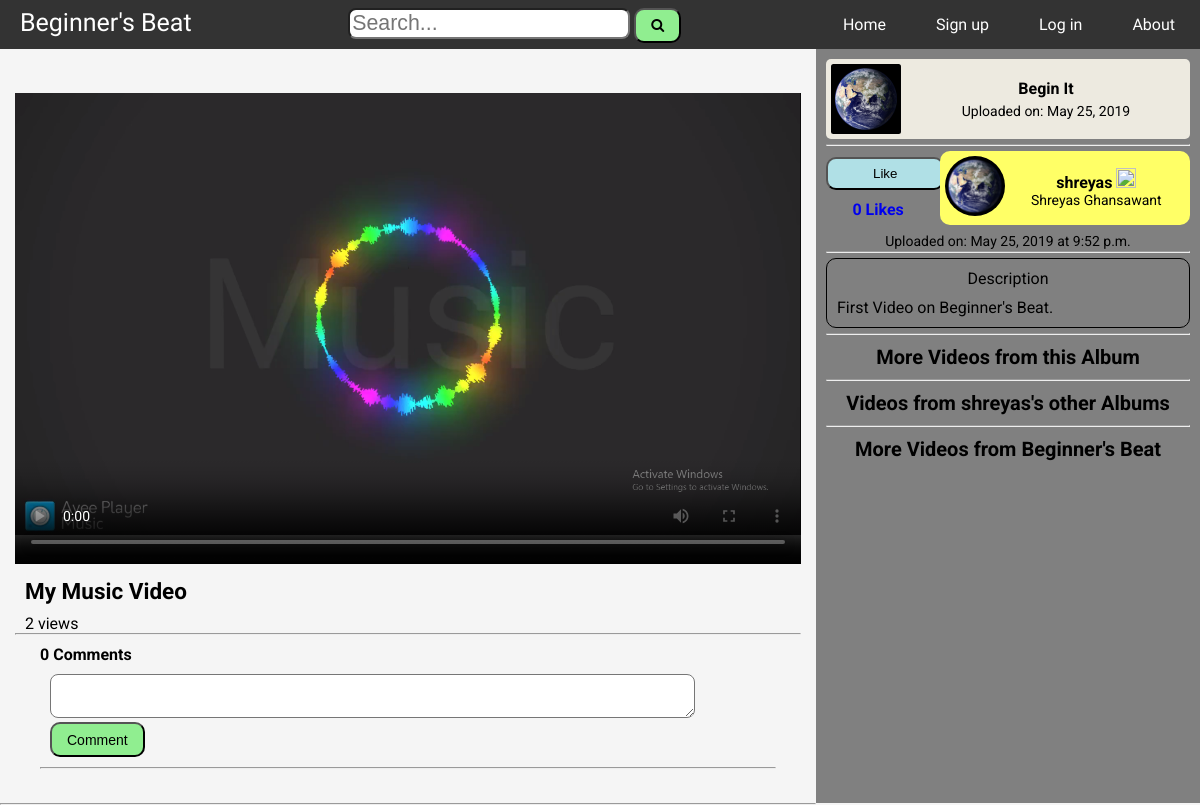
The page /video_id=1/ on the database its author committed.
### beat/models.py (models this page shows, shortened)
class Video(models.Model):
    thumbnail = models.ImageField(upload_to='thumbnails/', default="thumbnails/no_thumb.png", validators=[FileExtensionValidator(allowed_extensions=['jpg', 'png', 'jpeg'])])
    title = models.CharField(max_length=75)
    description = models.TextField(default="No Description...")
    file = models.FileField(upload_to='videos/', validators=[FileExtensionValidator(allowed_extensions=['mp4', 'flv'])])
    date = models.DateField(auto_now_add=True)
    time = models.TimeField(auto_now_add=True)
    author = models.ForeignKey(User, on_delete=models.CASCADE)
    views = models.IntegerField(default=0)
    album = models.ForeignKey(Album, on_delete=models.CASCADE)

class Album(models.Model):
    title = models.CharField(max_length=40)
    description = models.TextField(default="No Description...")
    cover_dp = models.ImageField(upload_to='album_cover_pictures/', default="album_cover_pictures/no_cover_dp.png", validators=[FileExtensionValidator(allowed_extensions=['jpg', 'png', 'jpeg'])])
    date = models.DateField(auto_now_add=True)
    time = models.TimeField(auto_now_add=True)
    author = models.ForeignKey(User, on_delete=models.CASCADE)

class Profile(models.Model):
    dp = models.ImageField(upload_to='profile_pictures/', default="profile_pictures/no_dp.png", validators=[FileExtensionValidator(allowed_extensions=['jpg', 'png', 'jpeg'])])
    dob = models.DateField(default=timezone.now)
    bio = models.CharField(max_length=100, default="No bio")
    user = models.OneToOneField(User, on_delete=models.CASCADE)

### beat/views.py (the view)
# urls.py: path('video_id=<int:video_id>/', views.detail_video, name="detail-video"),
def detail_video(request, video_id):
    video = get_object_or_404(Video, pk=video_id)
    video.views += 1
    video.save()
    album = get_object_or_404(Album, pk=video.album.id)
    more_videos = Video.objects.filter(album=album).order_by('?')
    more_user_videos = Video.objects.filter(author=album.author).order_by('?')
    all_more_videos = get_list_or_404(Video)
    likes = LikeVideo.objects.filter(video=video).count()
    num_comments = CommentVideo.objects.filter(video=video).count()
    comments = CommentVideo.objects.filter(video=video).order_by('-date_time')
    un_like = None
    try:
        liked = LikeVideo.objects.filter(video=video, user=request.user)
        if liked:
            un_like = "liked"
    except Exception:
        un_like = "not liked"
    return render(request, 'beat/detail_video.html', {
        'video': video,
        'likes': likes,
        'num_comments': num_comments,
        'comments': comments,
        'un_like': un_like,
        'more_videos': more_videos,
        'album': album,
        'more_user_videos': more_user_videos,
        'all_more_videos': all_more_videos,
    })

### beat/templates/beat/detail_video.html (shortened to what this page needs)
{% include "beat/base.html" %}
{% load humanize %}
{% load static %}
<link rel="stylesheet" href="{% static "beat/detail_video.css" %}">
{% block body %}
<div class="main-body">
  <div class="main-body-1">
    <video poster="{{ video.thumbnail.url }}" controls id="videoit" oncontextmenu="return false;" controlsList="nodownload">
      <source src="{{ video.file.url }}">
    </video>
    <div id="info">
      <h4 id="at">{{ video.title }}</h4>
      {{ video.views|intcomma }} view{{ video.views|pluralize }}
    </div>
    <hr>
    <div class="comment-body">
      <strong>{{ num_comments|intcomma }} Comment{{ num_comments|pluralize }}</strong>
      <form id="comment-form" action="{% url 'beat:comment-video' video.id %}" method="get">
        <textarea name="comment_video" rows="2" cols="60" id="comment-text-area" style="font-size:13pt;"></textarea>
        <button type="submit" id="comment-btn">Comment</button>
      </form>
      <hr><br>
    </div>
  </div>
  <div class="main-body-2">
    <a href="{% url "beat:detail" album.id %}" class="a-a-a-a">
      <div id="mini-album">
        <img src="{{ album.cover_dp.url }}" id="mini-album-dp" oncontextmenu="return false;">
        <div id="mini-album-u">
          <strong><span title="{{ album.title }}">{{ album.title|truncatechars:28 }}</span></strong>
          <div id="ud-of-a">Uploaded on: {{ album.date }}</div>
        </div>
      </div>
    </a>
    <hr class="hr-m">
    <div class="like-and-user">
      <div class="like-it-div">
        <form action="{% url 'beat:like-video' video.id %}" method="post" id="likeit">
          {% if un_like == "liked" %}
            <button type="submit" id="likeitbtn-u">Unlike</button>
          {% else %}
            <button type="submit" id="likeitbtn">Like</button>
          {% endif %}
        </form>
        <strong id="likes"><a href="{% url 'beat:liked-by-video' video.id %}" style="text-decoration: none;">{{ likes|intcomma }} Like{{ likes|pluralize }}</a></strong>
      </div>
      <a href="{% url 'beat:profile' video.author.id %}" class="a-a-a">
        <div id="mini-user">
          <img src="{{ video.author.profile.dp.url }}" id="mini-dp" oncontextmenu="return false;">
          <div id="miniu"><strong>{{ video.author.username }}</strong>
            {% if video.author.is_superuser %}
              <span title="Admin of Beginner's Beat">
                <img src="https://img.icons8.com/color/48/000000/verified-account.png" height="20px" width="20px">
              </span>
            {% endif %}
            <div id="user-name">
              {{ video.author.first_name }} {{ video.author.last_name }}
            </div>
          </div>
        </div>
      </a>
    </div>
    <div id="dt-a">Uploaded on: {{ video.date }} at {{ video.time }}</div>
    <hr>
    <div id="dscript">
      <div id="d-a">Description</div>
      <p id="d-a-p">{{ video.description|linebreaksbr }}</p>
    </div>
    <hr>
    <h3 id="mini-videos-main-title">More Videos from this Album</h3>
    <hr>
    <h3 id="mini-videos-main-title">Videos from {{ video.author.username }}'s other Albums</h3>
    <hr>
    <h3 id="mini-videos-main-title">More Videos from Beginner's Beat</h3>
  </div>
</div>
{% endblock body %}

### beat/static/beat/base.css (style rules this page uses)
* { margin: 0px; }
body { font-family: 'Roboto', sans-serif; }

### beat/static/beat/detail_video.css (style rules this page uses)
body { background-color: #F5F5F5; }
.main-body { display: grid; grid-template-columns: 68% 32%; }
#videoit { width: 100%; height: 500px; }
.main-body-1 { padding: 15px; }
#info { margin-left: 10px; }
#at { word-wrap: break-word; font-size: 22.5px; margin: 10px 0px; }
.main-body-2 { text-align: center; padding: 10px; background-color: grey; }
#mini-album { text-decoration: none; margin-bottom: 5px; display: grid; grid-template-columns: 25% 75%; background-color: #EDEAE0; border-radius: 5px; }
#mini-album-dp { width: 70px; border-radius: 2.5px; margin: 5px; height: 70px; }
#mini-album-u { margin: 19.5px 0px; margin-right: 15px; }
#ud-of-a { font-size: 14px; margin-top: 5px; }
.like-and-user { display: grid; grid-template-columns: 30% 70%; }
#likes { text-align: center; //margin: 25px 0px; }
#likeit { margin: 6px 0px; margin-bottom: 10px; }
#likeitbtn { padding: 7px 45px; border-radius: 10px; background-color: #B0E0E6; }
.like-it-div { margin: 5px; margin-left: 0px; }
#user-name { font-size: 14px; text-transform: capitalize; }
#mini-user { margin: 5px; margin-right: 0px; display: grid; grid-template-columns: 25% 75%; background-color: #FFFF66; border-radius: 10px; }
#mini-dp { width: 60px; border-radius: 50%; margin: 5px; height: 60px; }
#miniu { margin: 17px 15px; word-wrap: break-word; }
.a-a-a, .a-a-a-a { color: black; text-decoration: none; }
#dt-a { margin: 2.5px; font-size: 14px; }
#d-a { margin: 10px; }
#d-a-p { text-align: left; word-wrap: break-word; margin: 10px; }
#dscript { overflow-y: auto; max-height: 150px; margin: 5px 0px; border: solid black 1px; border-radius: 10px; }
.comment-body { margin: 0px 25px; margin-top: 10px; }
#comment-form { margin: 10px; }
#comment-text-area { border-radius: 8px; }
#comment-btn { background-color: lightgreen; text-align: center; padding: 7.5px 15px; font-size: 14px; border-radius: 10px; }
#mini-videos-main-title { margin: 10px; text-align: center; font-size: 20px; }

### rows shown on the page
Video: title "My Music Video", views "2", author.profile.dp (picture), author.username "shreyas", author.first_name "Shreyas", author.last_name "Ghansawant", date "May 25, 2019", time "9:52 p.m.", description "First Video on Beginner's Beat."
Album: cover_dp (picture), title "Begin It", date "May 25, 2019"

### other values the page prints
{{ num_comments|intcomma }} "0"
{{ likes|intcomma }} "0"
